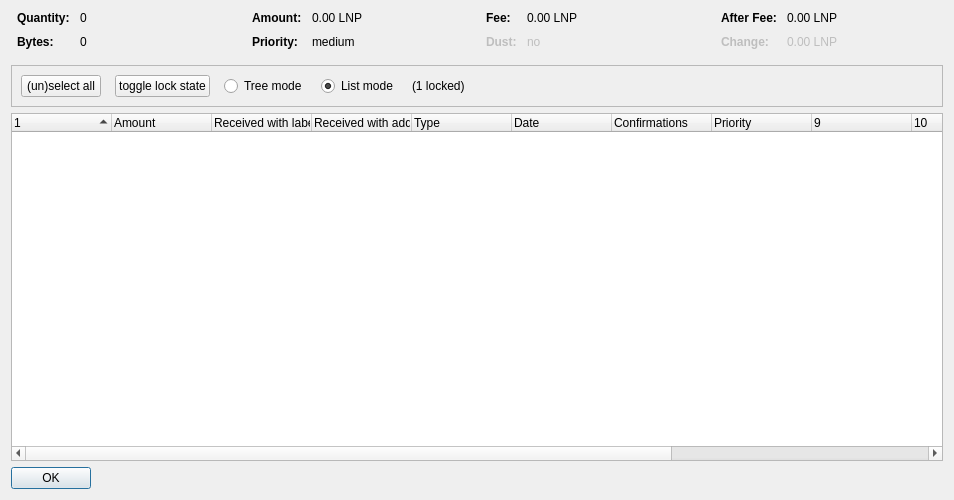
<?xml version="1.0" encoding="UTF-8"?>
<ui version="4.0">
 <class>CoinControlDialog</class>
 <widget class="QDialog" name="CoinControlDialog">
  <property name="geometry">
   <rect>
    <x>0</x>
    <y>0</y>
    <width>954</width>
    <height>500</height>
   </rect>
  </property>
  <property name="windowTitle">
   <string>Coin Selection</string>
  </property>
  <layout class="QVBoxLayout" name="verticalLayout">
   <item>
    <layout class="QHBoxLayout" name="horizontalLayoutTop" stretch="0,0,0,0">
     <property name="topMargin">
      <number>0</number>
     </property>
     <property name="bottomMargin">
      <number>10</number>
     </property>
     <item>
      <layout class="QFormLayout" name="formLayoutCoinControl1">
       <property name="horizontalSpacing">
        <number>10</number>
       </property>
       <property name="verticalSpacing">
        <number>10</number>
       </property>
       <property name="leftMargin">
        <number>6</number>
       </property>
       <property name="rightMargin">
        <number>6</number>
       </property>
       <item row="0" column="0">
        <widget class="QLabel" name="labelCoinControlQuantityText">
         <property name="font">
          <font>
           <weight>75</weight>
           <bold>true</bold>
          </font>
         </property>
         <property name="text">
          <string>Quantity:</string>
         </property>
        </widget>
       </item>
       <item row="0" column="1">
        <widget class="QLabel" name="labelCoinControlQuantity">
         <property name="cursor">
          <cursorShape>IBeamCursor</cursorShape>
         </property>
         <property name="contextMenuPolicy">
          <enum>Qt::ActionsContextMenu</enum>
         </property>
         <property name="text">
          <string notr="true">0</string>
         </property>
         <property name="textInteractionFlags">
          <set>Qt::LinksAccessibleByMouse|Qt::TextSelectableByKeyboard|Qt::TextSelectableByMouse</set>
         </property>
        </widget>
       </item>
       <item row="1" column="0">
        <widget class="QLabel" name="labelCoinControlBytesText">
         <property name="font">
          <font>
           <weight>75</weight>
           <bold>true</bold>
          </font>
         </property>
         <property name="text">
          <string>Bytes:</string>
         </property>
        </widget>
       </item>
       <item row="1" column="1">
        <widget class="QLabel" name="labelCoinControlBytes">
         <property name="cursor">
          <cursorShape>IBeamCursor</cursorShape>
         </property>
         <property name="contextMenuPolicy">
          <enum>Qt::ActionsContextMenu</enum>
         </property>
         <property name="text">
          <string notr="true">0</string>
         </property>
         <property name="textInteractionFlags">
          <set>Qt::LinksAccessibleByMouse|Qt::TextSelectableByKeyboard|Qt::TextSelectableByMouse</set>
         </property>
        </widget>
       </item>
      </layout>
     </item>
     <item>
      <layout class="QFormLayout" name="formLayoutCoinControl2">
       <property name="horizontalSpacing">
        <number>10</number>
       </property>
       <property name="verticalSpacing">
        <number>10</number>
       </property>
       <property name="leftMargin">
        <number>6</number>
       </property>
       <property name="rightMargin">
        <number>6</number>
       </property>
       <item row="0" column="0">
        <widget class="QLabel" name="labelCoinControlAmountText">
         <property name="font">
          <font>
           <weight>75</weight>
           <bold>true</bold>
          </font>
         </property>
         <property name="text">
          <string>Amount:</string>
         </property>
        </widget>
       </item>
       <item row="0" column="1">
        <widget class="QLabel" name="labelCoinControlAmount">
         <property name="cursor">
          <cursorShape>IBeamCursor</cursorShape>
         </property>
         <property name="contextMenuPolicy">
          <enum>Qt::ActionsContextMenu</enum>
         </property>
         <property name="text">
          <string notr="true">0.00 LNP</string>
         </property>
         <property name="textInteractionFlags">
          <set>Qt::LinksAccessibleByMouse|Qt::TextSelectableByKeyboard|Qt::TextSelectableByMouse</set>
         </property>
        </widget>
       </item>
       <item row="1" column="0">
        <widget class="QLabel" name="labelCoinControlPriorityText">
         <property name="font">
          <font>
           <weight>75</weight>
           <bold>true</bold>
          </font>
         </property>
         <property name="text">
          <string>Priority:</string>
         </property>
        </widget>
       </item>
       <item row="1" column="1">
        <widget class="QLabel" name="labelCoinControlPriority">
         <property name="cursor">
          <cursorShape>IBeamCursor</cursorShape>
         </property>
         <property name="contextMenuPolicy">
          <enum>Qt::ActionsContextMenu</enum>
         </property>
         <property name="text">
          <string>medium</string>
         </property>
         <property name="textInteractionFlags">
          <set>Qt::LinksAccessibleByMouse|Qt::TextSelectableByKeyboard|Qt::TextSelectableByMouse</set>
         </property>
        </widget>
       </item>
      </layout>
     </item>
     <item>
      <layout class="QFormLayout" name="formLayoutCoinControl3">
       <property name="horizontalSpacing">
        <number>10</number>
       </property>
       <property name="verticalSpacing">
        <number>10</number>
       </property>
       <property name="leftMargin">
        <number>6</number>
       </property>
       <property name="rightMargin">
        <number>6</number>
       </property>
       <item row="0" column="0">
        <widget class="QLabel" name="labelCoinControlFeeText">
         <property name="font">
          <font>
           <weight>75</weight>
           <bold>true</bold>
          </font>
         </property>
         <property name="text">
          <string>Fee:</string>
         </property>
        </widget>
       </item>
       <item row="0" column="1">
        <widget class="QLabel" name="labelCoinControlFee">
         <property name="cursor">
          <cursorShape>IBeamCursor</cursorShape>
         </property>
         <property name="contextMenuPolicy">
          <enum>Qt::ActionsContextMenu</enum>
         </property>
         <property name="text">
          <string notr="true">0.00 LNP</string>
         </property>
         <property name="textInteractionFlags">
          <set>Qt::LinksAccessibleByMouse|Qt::TextSelectableByKeyboard|Qt::TextSelectableByMouse</set>
         </property>
        </widget>
       </item>
       <item row="1" column="0">
        <widget class="QLabel" name="labelCoinControlLowOutputText">
         <property name="enabled">
          <bool>false</bool>
         </property>
         <property name="font">
          <font>
           <weight>75</weight>
           <bold>true</bold>
          </font>
         </property>
         <property name="text">
          <string>Dust:</string>
         </property>
        </widget>
       </item>
       <item row="1" column="1">
        <widget class="QLabel" name="labelCoinControlLowOutput">
         <property name="enabled">
          <bool>false</bool>
         </property>
         <property name="cursor">
          <cursorShape>IBeamCursor</cursorShape>
         </property>
         <property name="contextMenuPolicy">
          <enum>Qt::ActionsContextMenu</enum>
         </property>
         <property name="text">
          <string>no</string>
         </property>
         <property name="textInteractionFlags">
          <set>Qt::LinksAccessibleByMouse|Qt::TextSelectableByKeyboard|Qt::TextSelectableByMouse</set>
         </property>
        </widget>
       </item>
      </layout>
     </item>
     <item>
      <layout class="QFormLayout" name="formLayoutCoinControl4">
       <property name="horizontalSpacing">
        <number>10</number>
       </property>
       <property name="verticalSpacing">
        <number>10</number>
       </property>
       <property name="leftMargin">
        <number>6</number>
       </property>
       <property name="rightMargin">
        <number>6</number>
       </property>
       <item row="0" column="0">
        <widget class="QLabel" name="labelCoinControlAfterFeeText">
         <property name="font">
          <font>
           <weight>75</weight>
           <bold>true</bold>
          </font>
         </property>
         <property name="text">
          <string>After Fee:</string>
         </property>
        </widget>
       </item>
       <item row="0" column="1">
        <widget class="QLabel" name="labelCoinControlAfterFee">
         <property name="cursor">
          <cursorShape>IBeamCursor</cursorShape>
         </property>
         <property name="contextMenuPolicy">
          <enum>Qt::ActionsContextMenu</enum>
         </property>
         <property name="text">
          <string notr="true">0.00 LNP</string>
         </property>
         <property name="textInteractionFlags">
          <set>Qt::LinksAccessibleByMouse|Qt::TextSelectableByKeyboard|Qt::TextSelectableByMouse</set>
         </property>
        </widget>
       </item>
       <item row="1" column="0">
        <widget class="QLabel" name="labelCoinControlChangeText">
         <property name="enabled">
          <bool>false</bool>
         </property>
         <property name="font">
          <font>
           <weight>75</weight>
           <bold>true</bold>
          </font>
         </property>
         <property name="text">
          <string>Change:</string>
         </property>
        </widget>
       </item>
       <item row="1" column="1">
        <widget class="QLabel" name="labelCoinControlChange">
         <property name="enabled">
          <bool>false</bool>
         </property>
         <property name="cursor">
          <cursorShape>IBeamCursor</cursorShape>
         </property>
         <property name="contextMenuPolicy">
          <enum>Qt::ActionsContextMenu</enum>
         </property>
         <property name="text">
          <string notr="true">0.00 LNP</string>
         </property>
         <property name="textInteractionFlags">
          <set>Qt::LinksAccessibleByMouse|Qt::TextSelectableByKeyboard|Qt::TextSelectableByMouse</set>
         </property>
        </widget>
       </item>
      </layout>
     </item>
    </layout>
   </item>
   <item>
    <widget class="QFrame" name="frame">
     <property name="minimumSize">
      <size>
       <width>0</width>
       <height>40</height>
      </size>
     </property>
     <property name="frameShape">
      <enum>QFrame::StyledPanel</enum>
     </property>
     <property name="frameShadow">
      <enum>QFrame::Sunken</enum>
     </property>
     <layout class="QHBoxLayout" name="horizontalLayout">
      <item>
       <layout class="QHBoxLayout" name="horizontalLayoutPanel" stretch="0,0,0,0,0,0">
        <property name="spacing">
         <number>14</number>
        </property>
        <item>
         <widget class="QPushButton" name="pushButtonSelectAll">
          <property name="sizePolicy">
           <sizepolicy hsizetype="Maximum" vsizetype="Fixed">
            <horstretch>0</horstretch>
            <verstretch>0</verstretch>
           </sizepolicy>
          </property>
          <property name="text">
           <string>(un)select all</string>
          </property>
          <property name="autoDefault">
           <bool>false</bool>
          </property>
         </widget>
        </item>
        <item>
         <widget class="QPushButton" name="pushButtonToggleLock">
          <property name="sizePolicy">
           <sizepolicy hsizetype="Maximum" vsizetype="Fixed">
            <horstretch>0</horstretch>
            <verstretch>0</verstretch>
           </sizepolicy>
          </property>
          <property name="text">
           <string>toggle lock state</string>
          </property>
          <property name="autoDefault">
           <bool>false</bool>
          </property>
         </widget>
        </item>
        <item>
         <widget class="QRadioButton" name="radioTreeMode">
          <property name="sizePolicy">
           <sizepolicy hsizetype="Maximum" vsizetype="Fixed">
            <horstretch>0</horstretch>
            <verstretch>0</verstretch>
           </sizepolicy>
          </property>
          <property name="text">
           <string>Tree mode</string>
          </property>
         </widget>
        </item>
        <item>
         <widget class="QRadioButton" name="radioListMode">
          <property name="sizePolicy">
           <sizepolicy hsizetype="Maximum" vsizetype="Fixed">
            <horstretch>0</horstretch>
            <verstretch>0</verstretch>
           </sizepolicy>
          </property>
          <property name="text">
           <string>List mode</string>
          </property>
          <property name="checked">
           <bool>true</bool>
          </property>
         </widget>
        </item>
        <item>
         <widget class="QLabel" name="labelLocked">
          <property name="text">
           <string>(1 locked)</string>
          </property>
         </widget>
        </item>
        <item>
         <spacer name="horizontalSpacer">
          <property name="orientation">
           <enum>Qt::Horizontal</enum>
          </property>
          <property name="sizeHint" stdset="0">
           <size>
            <width>40</width>
            <height>20</height>
           </size>
          </property>
         </spacer>
        </item>
       </layout>
      </item>
     </layout>
    </widget>
   </item>
   <item>
    <widget class="CoinControlTreeWidget" name="treeWidget">
     <property name="contextMenuPolicy">
      <enum>Qt::CustomContextMenu</enum>
     </property>
     <property name="sortingEnabled">
      <bool>false</bool>
     </property>
     <property name="columnCount">
      <number>13</number>
     </property>
     <attribute name="headerShowSortIndicator" stdset="0">
      <bool>true</bool>
     </attribute>
     <attribute name="headerStretchLastSection">
      <bool>false</bool>
     </attribute>
     <column>
      <property name="text">
       <string/>
      </property>
     </column>
     <column>
      <property name="text">
       <string>Amount</string>
      </property>
     </column>
     <column>
      <property name="text">
       <string>Received with label</string>
      </property>
     </column>
     <column>
      <property name="text">
       <string>Received with address</string>
      </property>
     </column>
     <column>
      <property name="text">
	<string>Type</string>
      </property>
     </column>
     <column>
      <property name="text">	 
       <string>Date</string>
      </property>
     </column>
     <column>
      <property name="text">
       <string>Confirmations</string>
      </property>
      <property name="toolTip">
       <string>Confirmed</string>
      </property>
     </column>
     <column>
      <property name="text">
       <string>Priority</string>
      </property>
     </column>
     <column>
      <property name="text">
       <string/>
      </property>
     </column>
     <column>
      <property name="text">
       <string/>
      </property>
     </column>
     <column>
      <property name="text">
       <string/>
      </property>
     </column>
     <column>
      <property name="text">
       <string/>
      </property>
     </column>
     <column>
      <property name="text">
       <string/>
      </property>
     </column>
    </widget>
   </item>
   <item>
    <widget class="QDialogButtonBox" name="buttonBox">
     <property name="sizePolicy">
      <sizepolicy hsizetype="Maximum" vsizetype="Fixed">
       <horstretch>0</horstretch>
       <verstretch>0</verstretch>
      </sizepolicy>
     </property>
     <property name="orientation">
      <enum>Qt::Horizontal</enum>
     </property>
     <property name="standardButtons">
      <set>QDialogButtonBox::Ok</set>
     </property>
    </widget>
   </item>
  </layout>
 </widget>
 <customwidgets>
  <customwidget>
   <class>CoinControlTreeWidget</class>
   <extends>QTreeWidget</extends>
   <header>coincontroltreewidget.h</header>
  </customwidget>
 </customwidgets>
 <resources/>
 <connections/>
</ui>
